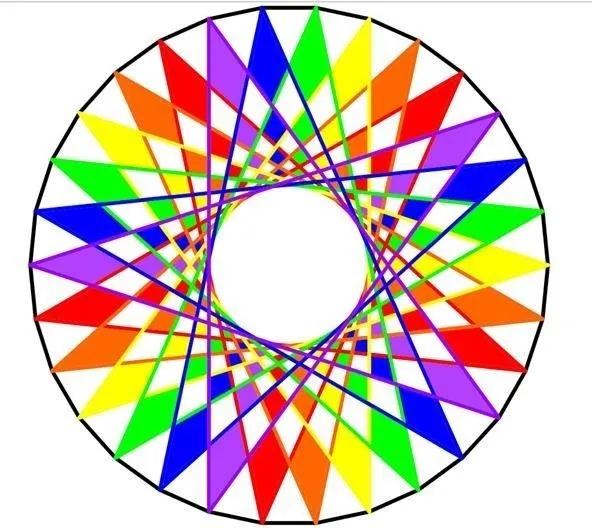
#> input picture Friday 08:30 - 10:30/E22CSEU1069_Adv_Cv_Labs/LAB_6/image.webp, 592 x 528 px, given in place of image.jpg, which was not available
$ jupyter execute --allow-errors Lab9.ipynb
#> lines starting #> are read from the running program, lines starting #| are printed output that depends on the picture; after the words box and inside, x2 and y2 are one past the last pixel; in counts of white or black regions, pixels touching at a corner belong together; pictures that were not available may be replaced by others from this repository, and a replacement may not be noted
[cell 1]
import cv2
import numpy as np
import matplotlib.pyplot as plt

[cell 2]
def show_images(images, titles, rows=1, cols=None):
    """Helper function to display multiple images with titles"""
    if cols is None:
        cols = len(images) // rows + (1 if len(images) % rows != 0 else 0)

    plt.figure(figsize=(15, 5 * rows))
    for i, (img, title) in enumerate(zip(images, titles)):
        plt.subplot(rows, cols, i+1)
        if len(img.shape) == 3:
            plt.imshow(cv2.cvtColor(img, cv2.COLOR_BGR2RGB))
        else:
            plt.imshow(img, cmap='gray')
        plt.title(title)
        plt.axis('off')
    plt.tight_layout()
    plt.show()

[cell 3]
def sift_interest_points(image_path):
    # Read image
#> called with image_path = 'image.jpg'
    img = cv2.imread(image_path)
#> img is the input picture: shape (528, 592, 3); mean B, G, R 186.2, 194.9, 209.3
    gray = cv2.cvtColor(img, cv2.COLOR_BGR2GRAY)

    # Create SIFT detector
    sift = cv2.SIFT_create()

    # Detect keypoints
    keypoints = sift.detect(gray, None)
#> keypoints = 1327 keypoints; strongest (x, y, size): (82, 421, 3.1), (374, 510, 3.4), (77, 413, 3.2), (82, 109, 3.3)

    # Draw keypoints
    img_with_keypoints = cv2.drawKeypoints(gray, keypoints, None, flags=cv2.DRAW_MATCHES_FLAGS_DRAW_RICH_KEYPOINTS)
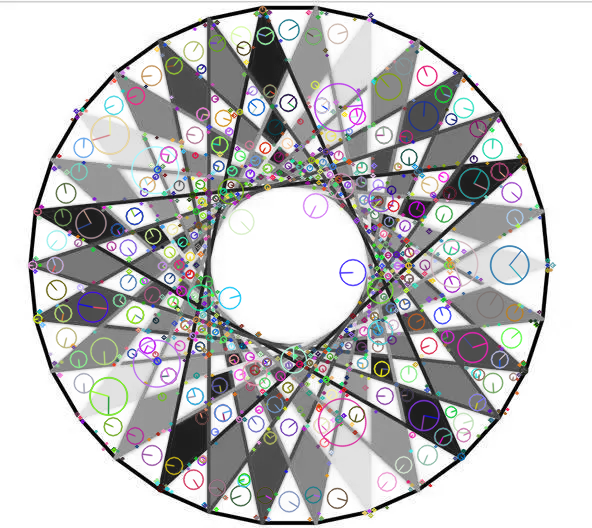
#> img_with_keypoints: shape (528, 592, 3); mean of channels 0, 1, 2 194.9, 194.3, 194.7; drawn as B, G, R

    # Display results
    show_images([img, img_with_keypoints],
                ['Original Image', 'SIFT Interest Points'])
#> in show_images, `cols = len(images) // rows + (1 if len(images) % rows != 0 else 0)`: cols = 2
#> the loop in show_images, `for i, (img, title) in enumerate(zip(images, titles)):` made 2 passes

    return keypoints, img

[cell 4]
def orb_feature_matching(img1_path, img2_path):
    # Read images
    img1 = cv2.imread(img1_path)
    img2 = cv2.imread(img2_path)

    # Convert to grayscale
    gray1 = cv2.cvtColor(img1, cv2.COLOR_BGR2GRAY)
    gray2 = cv2.cvtColor(img2, cv2.COLOR_BGR2GRAY)

    # Initialize ORB detector
    orb = cv2.ORB_create()

    # Find keypoints and descriptors
    kp1, des1 = orb.detectAndCompute(gray1, None)
    kp2, des2 = orb.detectAndCompute(gray2, None)

    # Create BFMatcher
    bf = cv2.BFMatcher(cv2.NORM_HAMMING, crossCheck=True)

    # Match descriptors
    matches = bf.match(des1, des2)

    # Sort them by distance
    matches = sorted(matches, key=lambda x: x.distance)

    # Draw matches
    img_matches = cv2.drawMatches(img1, kp1, img2, kp2, matches[:30], None, flags=cv2.DrawMatchesFlags_NOT_DRAW_SINGLE_POINTS)

    # Display results
    plt.figure(figsize=(15, 8))
    plt.imshow(cv2.cvtColor(img_matches, cv2.COLOR_BGR2RGB))
    plt.title('ORB Feature Matching with BFMatcher')
    plt.axis('off')
    plt.show()

    return matches

[cell 5]
def contour_detection_with_seeds(image_path):
    # Read image
    img = cv2.imread(image_path)
    original = img.copy()

    # Convert to grayscale
    gray = cv2.cvtColor(img, cv2.COLOR_BGR2GRAY)

    # Apply threshold
    _, thresh = cv2.threshold(gray, 0, 255, cv2.THRESH_BINARY_INV + cv2.THRESH_OTSU)

    # Noise removal with morphological operations
    kernel = np.ones((3, 3), np.uint8)
    opening = cv2.morphologyEx(thresh, cv2.MORPH_OPEN, kernel, iterations=2)

    # Sure background area
    sure_bg = cv2.dilate(opening, kernel, iterations=3)

    # Distance transform
    dist_transform = cv2.distanceTransform(opening, cv2.DIST_L2, 5)

    # Sure foreground area
    ret, sure_fg = cv2.threshold(dist_transform, 0.7 * dist_transform.max(), 255, 0)
    sure_fg = sure_fg.astype(np.uint8)

    # Finding unknown region
    unknown = cv2.subtract(sure_bg, sure_fg)

    # Marker labelling
    ret, markers = cv2.connectedComponents(sure_fg)

    # Add 1 to all labels so that background is not 0, but 1
    markers = markers + 1

    # Mark the unknown region with 0
    markers[unknown == 255] = 0

    # Apply watershed
    markers = cv2.watershed(img, markers)

    # Draw boundaries
    img[markers == -1] = [0, 0, 255]  # Mark boundaries in red

    # Find contours
    contours, _ = cv2.findContours((markers == -1).astype(np.uint8), cv2.RETR_EXTERNAL, cv2.CHAIN_APPROX_SIMPLE)

    # Draw contours
    contour_img = original.copy()
    cv2.drawContours(contour_img, contours, -1, (0, 255, 0), 2)

    # Display results
    show_images([original, img, contour_img],
                ['Original Image', 'Watershed Segmentation', 'Contour Detection'])

    return contours, img

[cell 6]
# For SIFT Interest Point Detection
image_path = 'image.jpg'
keypoints, img_with_keypoints = sift_interest_points(image_path)

# For ORB Feature Matching
img1_path = 'image.jpg'
img2_path = 'flower.png'
matches = orb_feature_matching(img1_path, img2_path)
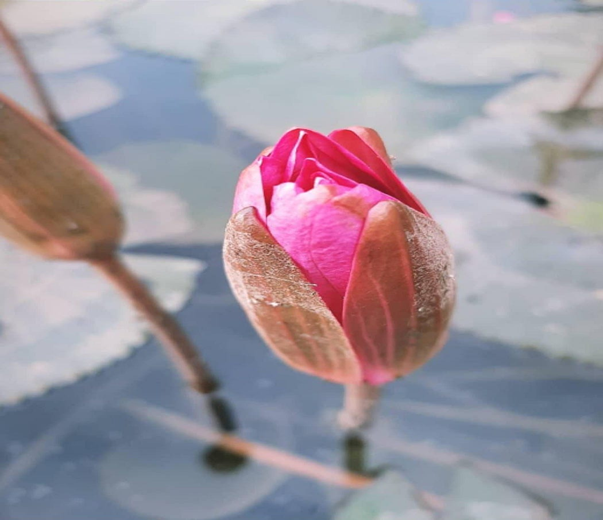
#> input picture Thursday 10:40 - 12:30/E22CSEU0901/LAB 7/flower.png, 603 x 520 px, found by its file name
#> in orb_feature_matching, img2 is the input picture: shape (520, 603, 3); mean B, G, R 160.9, 150.3, 160.5
#> in orb_feature_matching, `gray2 = cv2.cvtColor(img2, cv2.COLOR_BGR2GRAY)`:
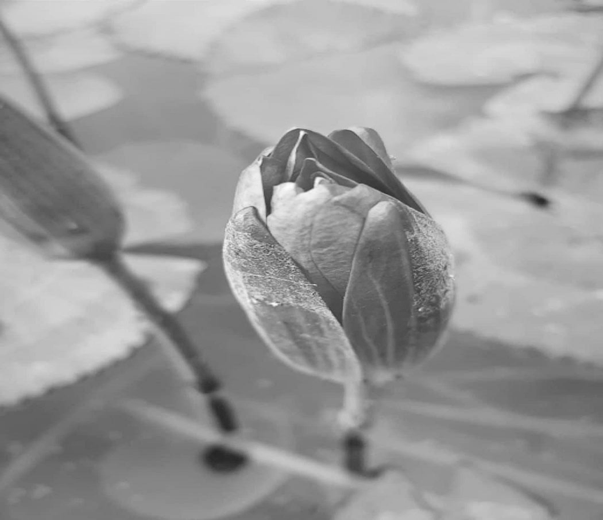
#> gray2: shape (520, 603); min 36, max 254, mean 154.6
#> in orb_feature_matching, `kp1, des1 = orb.detectAndCompute(gray1, None)`: kp1 = 500 keypoints; strongest (x, y, size): (456, 458, 31), (463, 452, 31), (455, 458, 44.6), (523, 165, 31)
#> in orb_feature_matching, `kp2, des2 = orb.detectAndCompute(gray2, None)`: kp2 = 500 keypoints; strongest (x, y, size): (301, 132, 31), (317, 178, 37.2), (317, 177, 31), (301, 133, 53.6)
#> in orb_feature_matching, `matches = bf.match(des1, des2)`: matches = 93 matches
#> in orb_feature_matching, `img_matches = cv2.drawMatches(img1, kp1, img2, kp2, matches[:30], None..`:
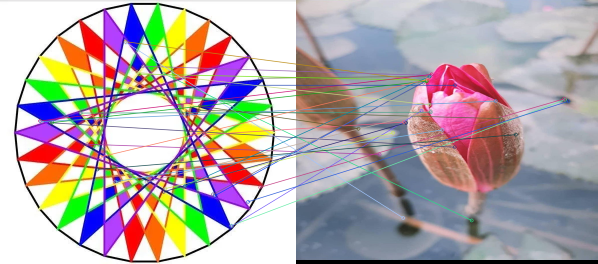
#> img_matches: shape (528, 1195, 3) (shown at 1/2 size); mean B, G, R 171.1, 169.8, 180.7
#> matches = 93 matches

# For Contour Detection with Custom Seeds
image_path = 'flower.png'
contours, segmented_img = contour_detection_with_seeds(image_path)
#> in contour_detection_with_seeds, `_, thresh = cv2.threshold(gray, 0, 255, cv2.THRESH_BINARY_INV + cv2.TH..`:
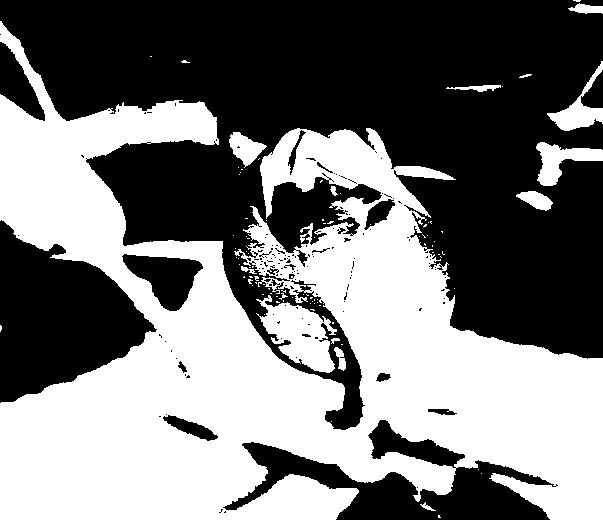
#> thresh: shape (520, 603); 46.9% white; 93 white regions (78 under 20 px), largest, box (x1, y1, x2, y2) and area: (0, 21, 603, 520) 139066, (256, 295, 337, 373) 3219, (536, 142, 603, 186) 1339
#> in contour_detection_with_seeds, `ret, sure_fg = cv2.threshold(dist_transform, 0.7 * dist_transform.max(..`:
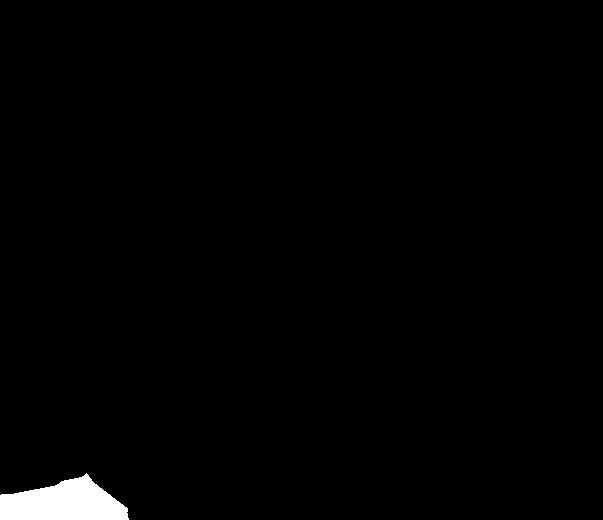
#> sure_fg: shape (520, 603) float32; 1.3% white; 1 white region, box (x1, y1, x2, y2) and area: (0, 473, 129, 520) 4043
#> in contour_detection_with_seeds, `ret, sure_fg = cv2.threshold(dist_transform, 0.7 * dist_transform.max(..`: ret = 92.13
#> in contour_detection_with_seeds, `ret, markers = cv2.connectedComponents(sure_fg)`: ret = 2
#> in contour_detection_with_seeds, `markers = cv2.watershed(img, markers)`:
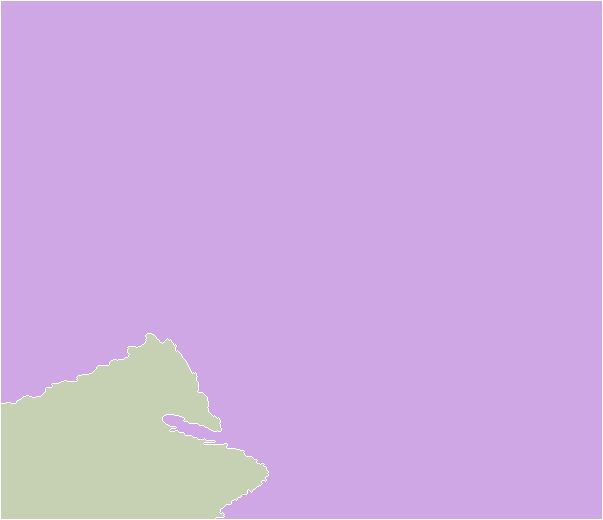
#> markers: shape (520, 603) int32; 3 distinct labels, from -1 to 2; one colour per label, 0 black, -1 white
#> in contour_detection_with_seeds, `img[markers == -1] = [0, 0, 255]`:
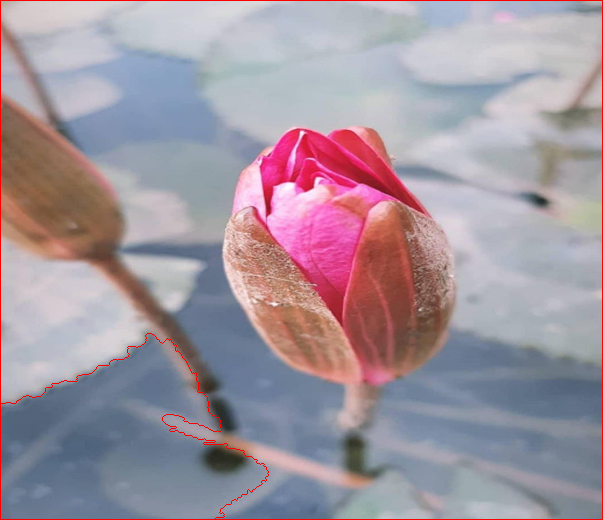
#> img: shape (520, 603, 3); 0.91% of pixels changed, all inside (x1, y1, x2, y2) = (0, 0, 603, 520)
#> in contour_detection_with_seeds, `contours, _ = cv2.findContours((markers == -1).astype(np.uint8), cv2.R..`: contours = [[[0, 0], [0, 519], [602, 519], [602, 0]]]
#> in contour_detection_with_seeds, `cv2.drawContours(contour_img, contours, -1, (0, 255, 0), 2)`:
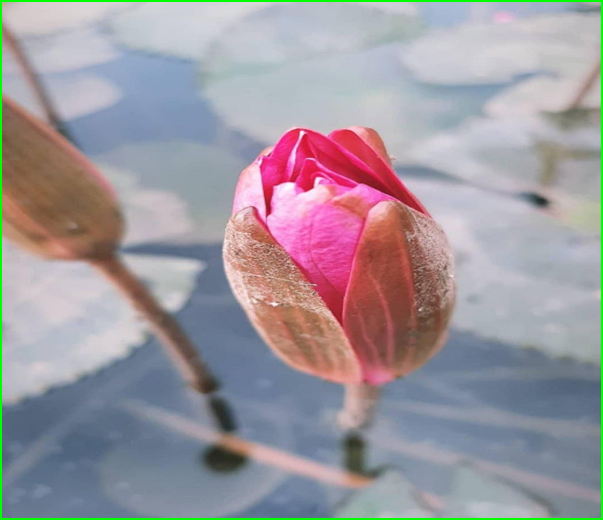
#> contour_img: shape (520, 603, 3); 1.43% of pixels changed, all inside (x1, y1, x2, y2) = (0, 0, 603, 520)
#> call 2 of show_images, with rows = 1
#> in show_images (call 2), `cols = len(images) // rows + (1 if len(images) % rows != 0 else 0)`: cols = 3
#> the loop in show_images (call 2), `for i, (img, title) in enumerate(zip(images, titles)):` made 3 passes
#> in show_images (call 2), `plt.show()`:
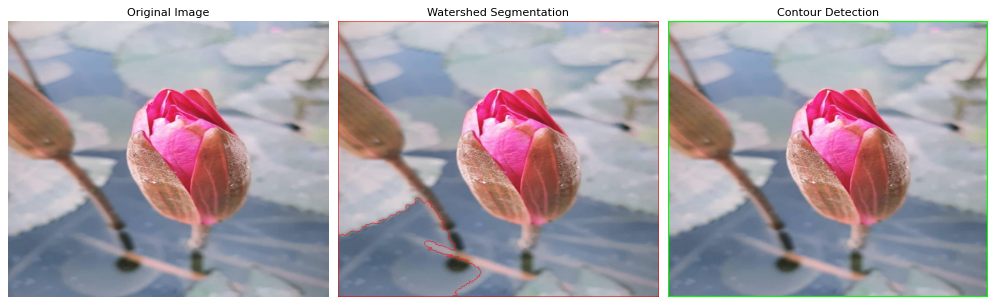
#> figure drawn by matplotlib, 3 panels
#> contours = [[[0, 0], [0, 519], [602, 519], [602, 0]]]

[cell 7]
#Image restoration
import numpy as np
import matplotlib.pyplot as plt
import tensorflow as tf
from tensorflow.keras.datasets import mnist, cifar10
from tensorflow.keras.models import Model, Sequential
from tensorflow.keras.layers import Input, Conv2D, MaxPooling2D, UpSampling2D, Dense, Flatten, Reshape, Conv2DTranspose
from tensorflow.keras.optimizers import Adam
from tensorflow.keras.callbacks import ModelCheckpoint, EarlyStopping
from tensorflow.keras.utils import plot_model
from skimage.metrics import peak_signal_noise_ratio as psnr
import random

[cell 8]
random.seed(42)
np.random.seed(42)
tf.random.set_seed(42)
#> (this line was passed over: tensorflow is not available in this run)

[cell 9]
def load_and_preprocess_data(dataset='mnist', grayscale=False):
    if dataset.lower() == 'mnist':
        # Load MNIST dataset
        (x_train, _), (x_test, _) = mnist.load_data()

        # Reshape and normalize
        x_train = x_train.astype('float32') / 255.
        x_test = x_test.astype('float32') / 255.

        # Reshape to include channel dimension
        x_train = x_train.reshape((-1, 28, 28, 1))
        x_test = x_test.reshape((-1, 28, 28, 1))

    elif dataset.lower() == 'cifar10':
        # Load CIFAR-10 dataset
        (x_train, _), (x_test, _) = cifar10.load_data()

        # Convert to grayscale if needed
        if grayscale:
            # Correct way to convert RGB to grayscale
            x_train_gray = np.dot(x_train.reshape(-1, 32, 32, 3), [0.299, 0.587, 0.114])
            x_test_gray = np.dot(x_test.reshape(-1, 32, 32, 3), [0.299, 0.587, 0.114])

            x_train = x_train_gray.reshape((-1, 32, 32, 1)).astype('float32') / 255.
            x_test = x_test_gray.reshape((-1, 32, 32, 1)).astype('float32') / 255.
        else:
            # Normalize RGB images
            x_train = x_train.astype('float32') / 255.
            x_test = x_test.astype('float32') / 255.

    print(f"Data loaded: Training set shape: {x_train.shape}, Test set shape: {x_test.shape}")
    return x_train, x_test

[cell 10]
# [34 lines left out: function add_noise, not called in this run]

[cell 11]
# [19 lines left out: function apply_blur, not called in this run]

[cell 12]
# [40 lines left out: function build_autoencoder, not called in this run]

[cell 13]
# [21 lines left out: function train_autoencoder, not called in this run]

[cell 14]
# [67 lines left out: function evaluate_restoration, not called in this run]

[cell 15]
def main(dataset='mnist', noise_type='gaussian', noise_factor=0.3, batch_size=128, epochs=50):
    """Main function to run the image restoration pipeline"""
    # Step 1: Load and preprocess data
    grayscale = True if dataset.lower() == 'cifar10' else False
    x_train, x_test = load_and_preprocess_data(dataset, grayscale)

    # Step 2: Create degraded images (noisy or blurred)
    print(f"Adding {noise_type} noise with factor {noise_factor}...")
    x_train_degraded = add_noise(x_train, noise_type=noise_type, noise_factor=noise_factor)
    x_test_degraded = add_noise(x_test, noise_type=noise_type, noise_factor=noise_factor)

    # Step 3: Build the autoencoder model
    print("Building autoencoder model...")
    input_shape = x_train.shape[1:]
    model = build_autoencoder(input_shape)
    model.summary()

    # Step 4: Train the model
    print("Training autoencoder...")
    model, history = train_autoencoder(model,
                                      x_train_degraded,
                                      x_train,
                                      x_test_degraded,
                                      x_test,
                                      batch_size=batch_size,
                                      epochs=epochs)

    # Plot training history
    plt.figure(figsize=(12, 4))
    plt.plot(history.history['loss'], label='Training Loss')
    plt.plot(history.history['val_loss'], label='Validation Loss')
    plt.title('Autoencoder Training Progress')
    plt.xlabel('Epoch')
    plt.ylabel('Loss (MSE)')
    plt.legend()
    plt.grid(True)
    plt.show()

    # Step 5: Evaluate the model
    print("Evaluating restoration performance...")
    psnr_score = evaluate_restoration(model, x_test, x_test_degraded)

    return model, history, psnr_score

#> (a cell that did not finish here is left out)


    print(f"Final PSNR score: {psnr_score:.4f}")

[cell 17]
import os
import numpy as np
import tensorflow as tf
from tensorflow.keras.applications import MobileNet, MobileNetV2, MobileNetV3Large
from tensorflow.keras.layers import Dense, GlobalAveragePooling2D, Dropout
from tensorflow.keras.models import Model
from tensorflow.keras.preprocessing.image import ImageDataGenerator
from tensorflow.keras.callbacks import ModelCheckpoint, EarlyStopping, ReduceLROnPlateau
from tensorflow.keras.optimizers import Adam
import matplotlib.pyplot as plt
import pandas as pd
from sklearn.metrics import classification_report, confusion_matrix
import seaborn as sns
import time
from datetime import datetime

[cell 18]
np.random.seed(42)
tf.random.set_seed(42)
#> (this line was passed over: tensorflow is not available in this run)

[cell 19]
IMAGE_SIZE = (224, 224)  # Standard input size for MobileNet
BATCH_SIZE = 32
EPOCHS = 20
LEARNING_RATE = 0.001
DATA_DIR = "dog_dataset"

[cell 20]
# [46 lines left out: function create_mobilenet_model, not called in this run]

[cell 21]
def prepare_data_generators(data_dir, image_size, batch_size):
    """
    Prepare train, validation, and test data generators.

    Args:
        data_dir: String, path to dataset directory
        image_size: Tuple, target image dimensions
        batch_size: Integer, batch size

    Returns:
        train_generator, valid_generator, test_generator, num_classes, class_names
    """
    # Data augmentation for training
    train_datagen = ImageDataGenerator(
        rescale=1./255,
        rotation_range=20,
        width_shift_range=0.2,
        height_shift_range=0.2,
        shear_range=0.2,
        zoom_range=0.2,
        horizontal_flip=True,
        fill_mode='nearest',
        validation_split=0.2
    )

    # Only rescaling for validation and test data
    valid_test_datagen = ImageDataGenerator(
        rescale=1./255,
        validation_split=0.2
    )

    # Training generator
    train_generator = train_datagen.flow_from_directory(
        os.path.join(data_dir, 'train'),
        target_size=image_size,
        batch_size=batch_size,
        class_mode='categorical',
        subset='training',
        shuffle=True
    )

    # Validation generator
    valid_generator = valid_test_datagen.flow_from_directory(
        os.path.join(data_dir, 'train'),
        target_size=image_size,
        batch_size=batch_size,
        class_mode='categorical',
        subset='validation',
        shuffle=False
    )

    # Test generator, if test folder exists
    test_dir = os.path.join(data_dir, 'test')
    if os.path.exists(test_dir):
        test_datagen = ImageDataGenerator(rescale=1./255)
        test_generator = test_datagen.flow_from_directory(
            test_dir,
            target_size=image_size,
            batch_size=batch_size,
            class_mode='categorical',
            shuffle=False
        )
    else:
        # If no test folder, use validation data as test
        test_generator = valid_generator

    num_classes = len(train_generator.class_indices)
    class_names = list(train_generator.class_indices.keys())

    return train_generator, valid_generator, test_generator, num_classes, class_names

[cell 22]
# [69 lines left out: function train_and_evaluate_model, not called in this run]

[cell 23]
# [33 lines left out: function get_predictions, not called in this run]

[cell 24]
# [47 lines left out: function plot_training_history, not called in this run]

[cell 25]
# [32 lines left out: function plot_confusion_matrices, not called in this run]

[cell 26]
# [39 lines left out: function create_performance_comparison, not called in this run]

[cell 27]
def main():
    """Main execution function."""
    print("Starting MobileNet Dog Breed Classification Comparison")
    print(f"Using TensorFlow version: {tf.__version__}")
    print(f"GPU Available: {tf.config.list_physical_devices('GPU')}")

    # Prepare data generators
    print("\nPreparing data generators...")
    train_generator, valid_generator, test_generator, num_classes, class_names = prepare_data_generators(
        DATA_DIR, IMAGE_SIZE, BATCH_SIZE
    )

    print(f"Number of classes: {num_classes}")
    print(f"Number of training samples: {train_generator.samples}")
    print(f"Number of validation samples: {valid_generator.samples}")
    print(f"Number of test samples: {test_generator.samples}")

    # Lists to store results
    models = []
    model_names = []
    histories = []
    evaluations = []
    training_times = []
    inference_times = []
    true_labels_list = []
    pred_labels_list = []

    # Train and evaluate each MobileNet version
    for version in ['v1', 'v2', 'v3']:
        # Create and compile model
        model, model_name = create_mobilenet_model(version, num_classes)
        models.append(model)
        model_names.append(model_name)

        # Train and evaluate model
        history, evaluation, training_time, inference_time = train_and_evaluate_model(
            model, model_name, train_generator, valid_generator, test_generator, EPOCHS
        )

        # Store results
        histories.append(history)
        evaluations.append(evaluation)
        training_times.append(training_time)
        inference_times.append(inference_time)

        # Get predictions
        true_labels, pred_labels, _ = get_predictions(model, test_generator)
        true_labels_list.append(true_labels)
        pred_labels_list.append(pred_labels)

        # Print evaluation results
        print(f"\n{model_name} Evaluation Results:")
        print(f"Test Loss: {evaluation[0]:.4f}")
        print(f"Test Accuracy: {evaluation[1]:.4f}")
        print(f"Training Time: {training_time:.2f} seconds")
        print(f"Inference Time: {inference_time:.2f} seconds")

        # Print classification report
        print("\nClassification Report:")
        print(classification_report(true_labels, pred_labels, target_names=class_names))

    # Visualize training history
    plot_training_history(histories, model_names)

    # Plot confusion matrices
    plot_confusion_matrices(true_labels_list, pred_labels_list, model_names, class_names)

    # Create performance comparison table
    comparison_df = create_performance_comparison(evaluations, training_times, inference_times, model_names)
    print("\nPerformance Comparison:")
    print(comparison_df)

    # Save comparison to CSV
    comparison_df.to_csv('mobilenet_comparison_results.csv', index=False)
    print("\nResults saved to mobilenet_comparison_results.csv")

if __name__ == "__main__":
    main()
#> (the call stopped at in prepare_data_generators, `train_datagen = ImageDataGenerator( rescale=1./255, rotation_range=20,..`: tensorflow is not available in this run)
